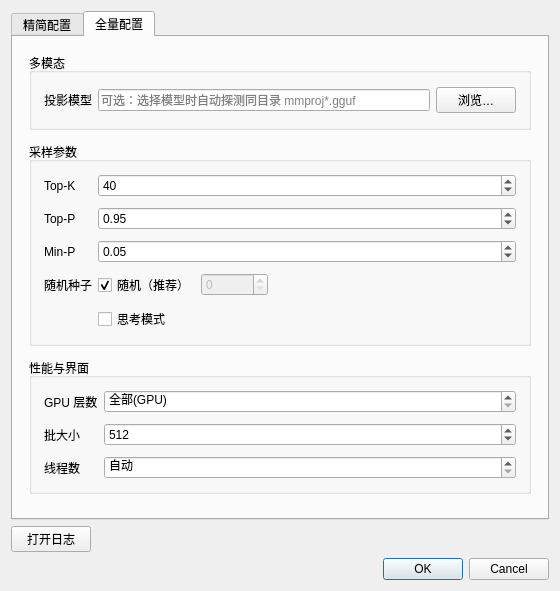
<?xml version="1.0" encoding="UTF-8"?>
<ui version="4.0">
 <class>ConfigDialog</class>
 <widget class="QDialog" name="ConfigDialog">
  <property name="geometry">
   <rect>
    <x>0</x>
    <y>0</y>
    <width>560</width>
    <height>591</height>
   </rect>
  </property>
  <property name="minimumSize">
   <size>
    <width>560</width>
    <height>0</height>
   </size>
  </property>
  <property name="windowTitle">
   <string>配置</string>
  </property>
  <layout class="QVBoxLayout" name="rootLayout">
   <item>
    <widget class="QTabWidget" name="tabs">
     <property name="currentIndex">
      <number>1</number>
     </property>
     <widget class="QWidget" name="basicTab">
      <attribute name="title">
       <string>精简配置</string>
      </attribute>
      <layout class="QVBoxLayout" name="basicLayout">
       <property name="leftMargin">
        <number>16</number>
       </property>
       <property name="topMargin">
        <number>16</number>
       </property>
       <property name="rightMargin">
        <number>16</number>
       </property>
       <property name="bottomMargin">
        <number>16</number>
       </property>
       <item>
        <widget class="QLabel" name="basicHint">
         <property name="styleSheet">
          <string notr="true">color: #8a8a9e; font-size: 12px;</string>
         </property>
         <property name="text">
          <string>常用参数，调整后立即生效（标记了「加载后生效」的除外）</string>
         </property>
        </widget>
       </item>
       <item>
        <layout class="QFormLayout" name="basicFormLayout">
         <property name="fieldGrowthPolicy">
          <enum>QFormLayout::FieldGrowthPolicy::AllNonFixedFieldsGrow</enum>
         </property>
         <property name="verticalSpacing">
          <number>16</number>
         </property>
         <item row="0" column="0">
          <widget class="QLabel" name="tempLabel">
           <property name="text">
            <string>温度</string>
           </property>
          </widget>
         </item>
         <item row="0" column="1">
          <widget class="QDoubleSpinBox" name="tempSpin">
           <property name="sizePolicy">
            <sizepolicy hsizetype="MinimumExpanding" vsizetype="Fixed">
             <horstretch>0</horstretch>
             <verstretch>0</verstretch>
            </sizepolicy>
           </property>
           <property name="toolTip">
            <string>越高越发散，0 = 确定性输出</string>
           </property>
           <property name="decimals">
            <number>2</number>
           </property>
           <property name="maximum">
            <double>2.000000000000000</double>
           </property>
           <property name="singleStep">
            <double>0.050000000000000</double>
           </property>
           <property name="value">
            <double>0.700000000000000</double>
           </property>
          </widget>
         </item>
         <item row="1" column="0">
          <widget class="QLabel" name="ctxLabel">
           <property name="text">
            <string>上下文</string>
           </property>
          </widget>
         </item>
         <item row="1" column="1">
          <widget class="QSpinBox" name="ctxSpin">
           <property name="sizePolicy">
            <sizepolicy hsizetype="MinimumExpanding" vsizetype="Fixed">
             <horstretch>0</horstretch>
             <verstretch>0</verstretch>
            </sizepolicy>
           </property>
           <property name="toolTip">
            <string>上下文长度（token）。本机 8GB 内存实测最大稳定值 16384，超过会 Metal 显存不足；加载模型后需重新加载才生效</string>
           </property>
           <property name="minimum">
            <number>512</number>
           </property>
           <property name="maximum">
            <number>16384</number>
           </property>
           <property name="singleStep">
            <number>512</number>
           </property>
           <property name="value">
            <number>4096</number>
           </property>
          </widget>
         </item>
         <item row="2" column="0">
          <widget class="QLabel" name="nPredictLabel">
           <property name="text">
            <string>最大回复长度</string>
           </property>
          </widget>
         </item>
         <item row="2" column="1">
          <widget class="QSpinBox" name="nPredictSpin">
           <property name="sizePolicy">
            <sizepolicy hsizetype="MinimumExpanding" vsizetype="Fixed">
             <horstretch>0</horstretch>
             <verstretch>0</verstretch>
            </sizepolicy>
           </property>
           <property name="toolTip">
            <string>单次回复最多生成的 token 数</string>
           </property>
           <property name="minimum">
            <number>1</number>
           </property>
           <property name="maximum">
            <number>8192</number>
           </property>
           <property name="singleStep">
            <number>256</number>
           </property>
           <property name="value">
            <number>2048</number>
           </property>
          </widget>
         </item>
         <item row="3" column="0">
          <widget class="QLabel" name="systemPromptLabel">
           <property name="text">
            <string>系统提示词</string>
           </property>
          </widget>
         </item>
         <item row="3" column="1">
          <widget class="QLineEdit" name="systemPromptEdit">
           <property name="placeholderText">
            <string>可选，例如：你是一个乐于助人的助手，请用中文回答</string>
           </property>
          </widget>
         </item>
        </layout>
       </item>
       <item>
        <spacer name="basicSpacer">
         <property name="orientation">
          <enum>Qt::Orientation::Vertical</enum>
         </property>
         <property name="sizeType">
          <enum>QSizePolicy::Policy::Fixed</enum>
         </property>
         <property name="sizeHint" stdset="0">
          <size>
           <width>20</width>
           <height>8</height>
          </size>
         </property>
        </spacer>
       </item>
      </layout>
     </widget>
     <widget class="QWidget" name="advTab">
      <attribute name="title">
       <string>全量配置</string>
      </attribute>
      <layout class="QVBoxLayout" name="advLayout">
       <property name="spacing">
        <number>12</number>
       </property>
       <property name="leftMargin">
        <number>16</number>
       </property>
       <property name="topMargin">
        <number>16</number>
       </property>
       <property name="rightMargin">
        <number>16</number>
       </property>
       <property name="bottomMargin">
        <number>16</number>
       </property>
       <item>
        <widget class="QGroupBox" name="mediaGroup">
         <property name="title">
          <string>多模态</string>
         </property>
         <layout class="QHBoxLayout" name="mediaLayout">
          <property name="leftMargin">
           <number>12</number>
          </property>
          <property name="topMargin">
           <number>12</number>
          </property>
          <property name="rightMargin">
           <number>12</number>
          </property>
          <property name="bottomMargin">
           <number>12</number>
          </property>
          <item>
           <widget class="QLabel" name="mmprojLabel">
            <property name="text">
             <string>投影模型</string>
            </property>
           </widget>
          </item>
          <item>
           <widget class="QLineEdit" name="mmprojEdit">
            <property name="placeholderText">
             <string>可选：选择模型时自动探测同目录 mmproj*.gguf</string>
            </property>
           </widget>
          </item>
          <item>
           <widget class="QPushButton" name="browseMmprojBtn">
            <property name="text">
             <string>浏览…</string>
            </property>
           </widget>
          </item>
         </layout>
        </widget>
       </item>
       <item>
        <widget class="QGroupBox" name="samplingGroup">
         <property name="title">
          <string>采样参数</string>
         </property>
         <layout class="QFormLayout" name="samplingLayout">
          <property name="fieldGrowthPolicy">
           <enum>QFormLayout::FieldGrowthPolicy::AllNonFixedFieldsGrow</enum>
          </property>
          <property name="verticalSpacing">
           <number>10</number>
          </property>
          <property name="leftMargin">
           <number>12</number>
          </property>
          <property name="topMargin">
           <number>12</number>
          </property>
          <property name="rightMargin">
           <number>12</number>
          </property>
          <property name="bottomMargin">
           <number>12</number>
          </property>
          <item row="0" column="0">
           <widget class="QLabel" name="topKLabel">
            <property name="text">
             <string>Top-K</string>
            </property>
           </widget>
          </item>
          <item row="0" column="1">
           <widget class="QSpinBox" name="topKSpin">
            <property name="sizePolicy">
             <sizepolicy hsizetype="MinimumExpanding" vsizetype="Fixed">
              <horstretch>0</horstretch>
              <verstretch>0</verstretch>
             </sizepolicy>
            </property>
            <property name="toolTip">
             <string>候选 token 截断，0 = 禁用</string>
            </property>
            <property name="maximum">
             <number>200</number>
            </property>
            <property name="value">
             <number>40</number>
            </property>
           </widget>
          </item>
          <item row="1" column="0">
           <widget class="QLabel" name="topPLabel">
            <property name="text">
             <string>Top-P</string>
            </property>
           </widget>
          </item>
          <item row="1" column="1">
           <widget class="QDoubleSpinBox" name="topPSpin">
            <property name="sizePolicy">
             <sizepolicy hsizetype="MinimumExpanding" vsizetype="Fixed">
              <horstretch>0</horstretch>
              <verstretch>0</verstretch>
             </sizepolicy>
            </property>
            <property name="toolTip">
             <string>核采样累积概率阈值</string>
            </property>
            <property name="decimals">
             <number>2</number>
            </property>
            <property name="maximum">
             <double>1.000000000000000</double>
            </property>
            <property name="singleStep">
             <double>0.050000000000000</double>
            </property>
            <property name="value">
             <double>0.950000000000000</double>
            </property>
           </widget>
          </item>
          <item row="2" column="0">
           <widget class="QLabel" name="minPLabel">
            <property name="text">
             <string>Min-P</string>
            </property>
           </widget>
          </item>
          <item row="2" column="1">
           <widget class="QDoubleSpinBox" name="minPSpin">
            <property name="sizePolicy">
             <sizepolicy hsizetype="MinimumExpanding" vsizetype="Fixed">
              <horstretch>0</horstretch>
              <verstretch>0</verstretch>
             </sizepolicy>
            </property>
            <property name="toolTip">
             <string>Minimum-P 采样：过滤概率低于最大概率该比例的 token</string>
            </property>
            <property name="decimals">
             <number>2</number>
            </property>
            <property name="maximum">
             <double>0.500000000000000</double>
            </property>
            <property name="singleStep">
             <double>0.010000000000000</double>
            </property>
            <property name="value">
             <double>0.050000000000000</double>
            </property>
           </widget>
          </item>
          <item row="3" column="0">
           <widget class="QLabel" name="seedLabel">
            <property name="text">
             <string>随机种子</string>
            </property>
           </widget>
          </item>
          <item row="3" column="1">
           <widget class="QWidget" name="seedRow" native="true">
            <layout class="QHBoxLayout" name="seedLayout">
             <property name="leftMargin">
              <number>0</number>
             </property>
             <property name="topMargin">
              <number>0</number>
             </property>
             <property name="rightMargin">
              <number>0</number>
             </property>
             <property name="bottomMargin">
              <number>0</number>
             </property>
             <item>
              <widget class="QCheckBox" name="seedRandomCheck">
               <property name="text">
                <string>随机（推荐）</string>
               </property>
               <property name="checked">
                <bool>true</bool>
               </property>
              </widget>
             </item>
             <item>
              <widget class="QSpinBox" name="seedSpin">
               <property name="enabled">
                <bool>false</bool>
               </property>
               <property name="maximum">
                <number>2147483647</number>
               </property>
              </widget>
             </item>
             <item>
              <spacer name="seedSpacer">
               <property name="orientation">
                <enum>Qt::Orientation::Horizontal</enum>
               </property>
               <property name="sizeHint" stdset="0">
                <size>
                 <width>40</width>
                 <height>20</height>
                </size>
               </property>
              </spacer>
             </item>
            </layout>
           </widget>
          </item>
          <item row="4" column="1">
           <widget class="QCheckBox" name="thinkCheck">
            <property name="toolTip">
             <string>允许模型先输出推理过程再回答（Qwen3 等支持思考的模型生效）；切换后下一轮对话会全量重算上下文</string>
            </property>
            <property name="text">
             <string>思考模式</string>
            </property>
           </widget>
          </item>
         </layout>
        </widget>
       </item>
       <item>
        <widget class="QGroupBox" name="perfGroup">
         <property name="title">
          <string>性能与界面</string>
         </property>
         <layout class="QFormLayout" name="perfLayout">
          <property name="fieldGrowthPolicy">
           <enum>QFormLayout::FieldGrowthPolicy::AllNonFixedFieldsGrow</enum>
          </property>
          <property name="verticalSpacing">
           <number>10</number>
          </property>
          <property name="leftMargin">
           <number>12</number>
          </property>
          <property name="topMargin">
           <number>12</number>
          </property>
          <property name="rightMargin">
           <number>12</number>
          </property>
          <property name="bottomMargin">
           <number>12</number>
          </property>
          <item row="0" column="0">
           <widget class="QLabel" name="gpuLayersLabel">
            <property name="text">
             <string>GPU 层数</string>
            </property>
           </widget>
          </item>
          <item row="0" column="1">
           <widget class="QSpinBox" name="gpuLayersSpin">
            <property name="sizePolicy">
             <sizepolicy hsizetype="MinimumExpanding" vsizetype="Fixed">
              <horstretch>0</horstretch>
              <verstretch>0</verstretch>
             </sizepolicy>
            </property>
            <property name="toolTip">
             <string>-1 = 全部层 Metal 加速；0 = 纯 CPU；加载模型后需重新加载才生效</string>
            </property>
            <property name="specialValueText">
             <string>全部(GPU)</string>
            </property>
            <property name="minimum">
             <number>-1</number>
            </property>
            <property name="maximum">
             <number>256</number>
            </property>
            <property name="value">
             <number>-1</number>
            </property>
           </widget>
          </item>
          <item row="1" column="0">
           <widget class="QLabel" name="batchLabel">
            <property name="text">
             <string>批大小</string>
            </property>
           </widget>
          </item>
          <item row="1" column="1">
           <widget class="QSpinBox" name="batchSpin">
            <property name="sizePolicy">
             <sizepolicy hsizetype="MinimumExpanding" vsizetype="Fixed">
              <horstretch>0</horstretch>
              <verstretch>0</verstretch>
             </sizepolicy>
            </property>
            <property name="toolTip">
             <string>单次 llama_decode 的批大小，越大提示词处理越快但占用内存越多</string>
            </property>
            <property name="minimum">
             <number>64</number>
            </property>
            <property name="maximum">
             <number>2048</number>
            </property>
            <property name="singleStep">
             <number>64</number>
            </property>
            <property name="value">
             <number>512</number>
            </property>
           </widget>
          </item>
          <item row="2" column="0">
           <widget class="QLabel" name="threadsLabel">
            <property name="text">
             <string>线程数</string>
            </property>
           </widget>
          </item>
          <item row="2" column="1">
           <widget class="QSpinBox" name="threadsSpin">
            <property name="sizePolicy">
             <sizepolicy hsizetype="MinimumExpanding" vsizetype="Fixed">
              <horstretch>0</horstretch>
              <verstretch>0</verstretch>
             </sizepolicy>
            </property>
            <property name="toolTip">
             <string>CPU 线程数，0 = 自动（Metal 卸载后影响较小）</string>
            </property>
            <property name="specialValueText">
             <string>自动</string>
            </property>
            <property name="maximum">
             <number>64</number>
            </property>
           </widget>
          </item>
         </layout>
        </widget>
       </item>
       <item>
        <spacer name="advSpacer">
         <property name="orientation">
          <enum>Qt::Orientation::Vertical</enum>
         </property>
         <property name="sizeType">
          <enum>QSizePolicy::Policy::Fixed</enum>
         </property>
         <property name="sizeHint" stdset="0">
          <size>
           <width>20</width>
           <height>8</height>
          </size>
         </property>
        </spacer>
       </item>
      </layout>
     </widget>
    </widget>
   </item>
   <item>
    <layout class="QHBoxLayout" name="utilityRow">
     <item>
      <widget class="QPushButton" name="openLogBtn">
       <property name="text">
        <string>打开日志</string>
       </property>
      </widget>
     </item>
     <item>
      <spacer name="utilitySpacer">
       <property name="orientation">
        <enum>Qt::Orientation::Horizontal</enum>
       </property>
       <property name="sizeHint" stdset="0">
        <size>
         <width>40</width>
         <height>20</height>
        </size>
       </property>
      </spacer>
     </item>
    </layout>
   </item>
   <item>
    <widget class="QDialogButtonBox" name="buttonBox">
     <property name="orientation">
      <enum>Qt::Orientation::Horizontal</enum>
     </property>
     <property name="standardButtons">
      <set>QDialogButtonBox::StandardButton::Cancel|QDialogButtonBox::StandardButton::Ok</set>
     </property>
    </widget>
   </item>
  </layout>
 </widget>
 <resources/>
 <connections/>
</ui>
